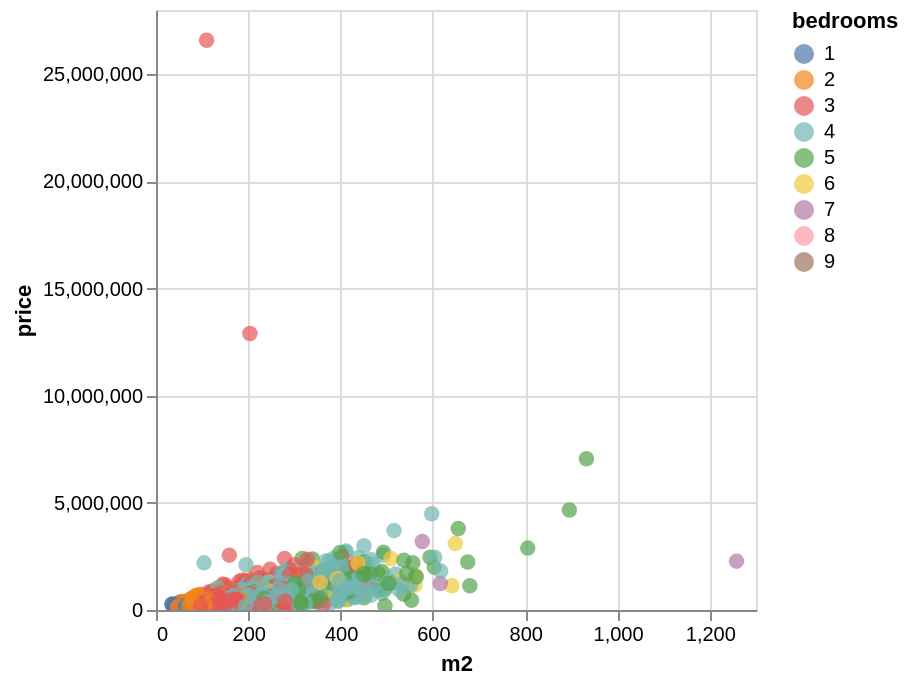

The code cell stored with this chart in its notebook:
### Markdown cell above
## 7. Interaktywny wykres w Altair

### Code cell
chart = alt.Chart(df).mark_circle(size=60).encode(
    x="m2",
    y="price",
    color="bedrooms:N",
    tooltip=["m2", "price", "bedrooms", "bathrooms", "city"],
).interactive()

chart

### Figure 1 — Vega-Lite specification as saved in the notebook (floating-point values rounded to 4 significant figures; data arrays with more than 128 entries replaced by an {"elided": "..."} marker saying what was removed)
{"config": {"view": {"continuousWidth": 300, "continuousHeight": 300}}, "data": {"name": "data-8580aeb16566c8ff583026c0a4ad364e"}, "mark": {"type": "circle", "size": 60}, "encoding": {"color": {"field": "bedrooms", "type": "nominal"}, "tooltip": [{"field": "m2", "type": "quantitative"}, {"field": "price", "type": "quantitative"}, {"field": "bedrooms", "type": "quantitative"}, {"field": "bathrooms", "type": "quantitative"}, {"field": "city", "type": "nominal"}], "x": {"field": "m2", "type": "quantitative"}, "y": {"field": "price", "type": "quantitative"}}, "params": [{"name": "param_1e9efca18e7a2868", "select": {"type": "interval", "encodings": ["x", "y"]}, "bind": "scales"}], "$schema": "https://vega.github.io/schema/vega-lite/v6.4.1.json", "datasets": {"data-8580aeb16566c8ff583026c0a4ad364e": {"elided": "4549 records"}}}
